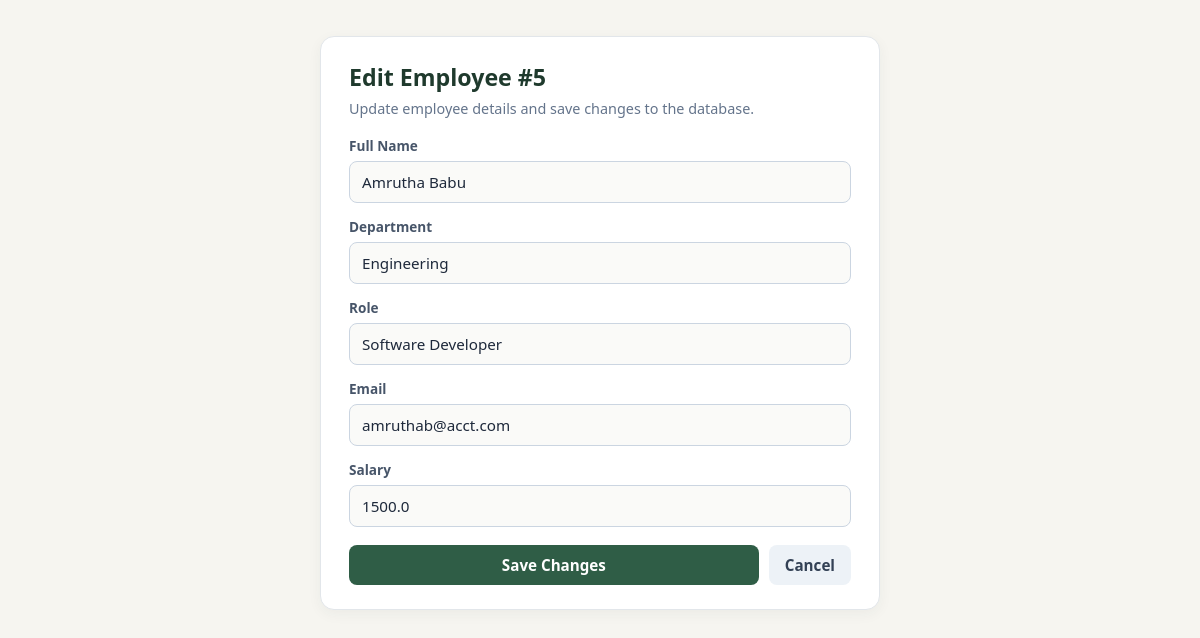
Screenshot of /edit/5 with the database file from the repository.
### tables this page shows
CREATE TABLE employees (
                id INTEGER PRIMARY KEY AUTOINCREMENT,
                name TEXT NOT NULL,
                department TEXT NOT NULL,
                role TEXT NOT NULL,
                email TEXT NOT NULL,
                salary REAL NOT NULL,
                updated_at TEXT NOT NULL
            );

### app.py (the view, shortened to what this page needs)
@app.route("/edit/<int:emp_id>", methods=["GET", "POST"])
def edit_employee(emp_id):
    with get_db_connection() as conn:
        employee = conn.execute("SELECT * FROM employees WHERE id = ?", (emp_id,)).fetchone()
        if not employee:
            flash("Employee record not found.", "error")
            return redirect(url_for("index"))
    return render_template("edit.html", employee=employee)

### app.py (called while the page is built)
def get_db_connection():
    conn = sqlite3.connect(DB_PATH)
    conn.row_factory = sqlite3.Row
    return conn

### templates/edit.html (shortened to what this page needs)
<!DOCTYPE html>
<html lang="en">
<head>
</head>
<body>
  <div class="container">
    <div class="panel">
      <h1>Edit Employee #{{ employee["id"] }}</h1>
      <p class="sub">Update employee details and save changes to the database.</p>
      <form method="POST" action="{{ url_for('edit_employee', emp_id=employee['id']) }}">
        <div class="form-group">
          <label for="name">Full Name</label>
          <input type="text" id="name" name="name" value="{{ employee['name'] }}" required />
        </div>
        <div class="form-group">
          <label for="department">Department</label>
          <input type="text" id="department" name="department" value="{{ employee['department'] }}" required />
        </div>
        <div class="form-group">
          <label for="role">Role</label>
          <input type="text" id="role" name="role" value="{{ employee['role'] }}" required />
        </div>
        <div class="form-group">
          <label for="email">Email</label>
          <input type="email" id="email" name="email" value="{{ employee['email'] }}" required />
        </div>
        <div class="form-group">
          <label for="salary">Salary</label>
          <input type="number" step="0.01" min="0" id="salary" name="salary" value="{{ employee['salary'] }}" required />
        </div>
        <div class="btn-row">
          <button type="submit" class="btn-save">Save Changes</button>
          <a href="{{ url_for('index') }}" class="btn-cancel">Cancel</a>
        </div>
      </form>
    </div>
  </div>
</body>
</html>

### templates/edit.html (style rules this page uses)
* { box-sizing: border-box; margin: 0; padding: 0; font-family: 'Segoe UI', Tahoma, Geneva, Verdana, sans-serif; }
body { min-height: 100vh; background-color: #f6f5f0; color: #2b3440; padding: 36px 16px; }
.container { max-width: 560px; margin: 0 auto; }
.panel { background-color: #ffffff; border: 1px solid #e2e6ea; border-radius: 14px; padding: 24px 28px; box-shadow: 0 4px 14px rgba(43, 52, 64, 0.05); }
h1 { font-size: 1.45rem; color: #1f3a2d; margin-bottom: 6px; }
p.sub { font-size: 0.9rem; color: #64748b; margin-bottom: 18px; }
.form-group { margin-bottom: 14px; }
label { display: block; font-size: 0.85rem; font-weight: 600; color: #475569; margin-bottom: 6px; }
input { width: 100%; padding: 10px 12px; border: 1px solid #cbd5e1; border-radius: 8px; font-size: 0.95rem; background-color: #fafaf8; color: #1e293b; outline: none; }
.btn-row { display: flex; gap: 10px; margin-top: 18px; }
.btn-save { flex: 1; padding: 10px 16px; background-color: #2f5d46; color: #ffffff; border: none; border-radius: 8px; font-size: 0.95rem; font-weight: 600; cursor: pointer; }
.btn-cancel { text-decoration: none; padding: 10px 16px; background-color: #edf2f7; color: #334155; border-radius: 8px; font-size: 0.95rem; font-weight: 600; display: inline-flex; align-items: center; }

### rows the page displays
employees: id "5", name "Amrutha Babu", department "Engineering", role "Software Developer", email "amruthab@acct.com", salary "1500.0"
